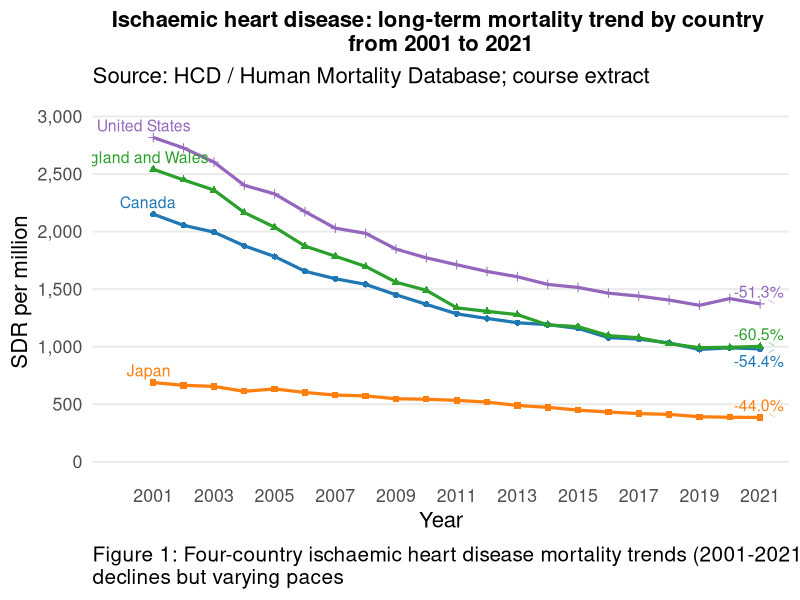
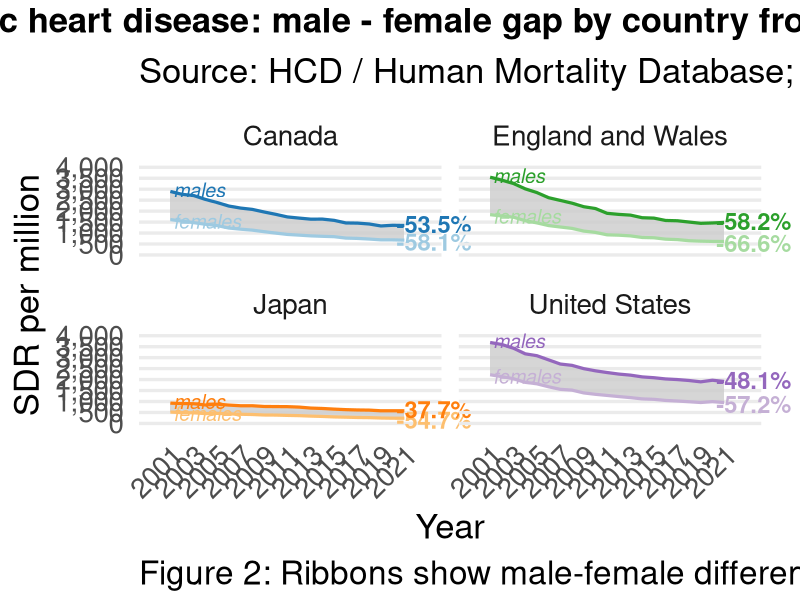
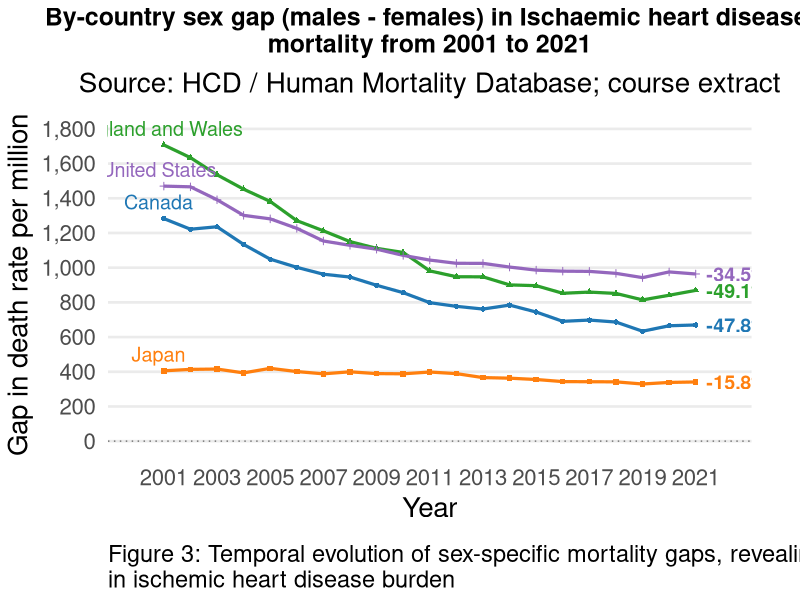
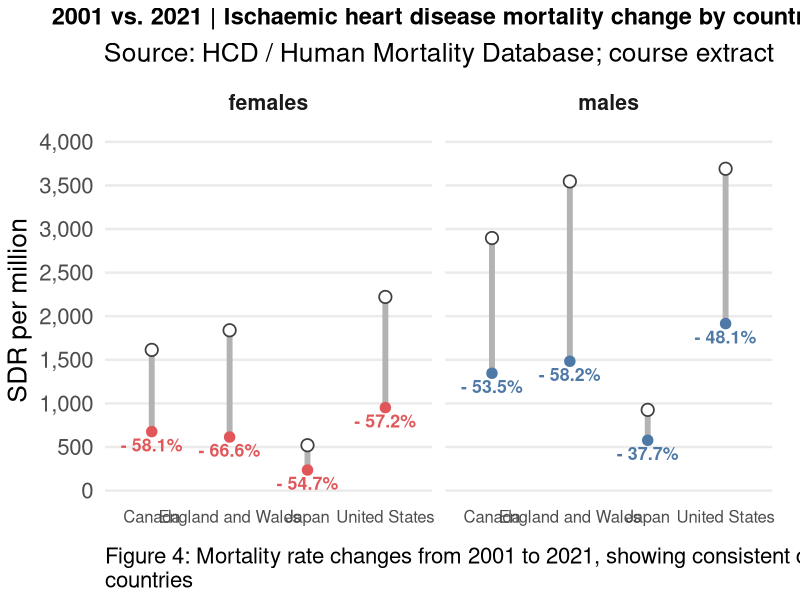
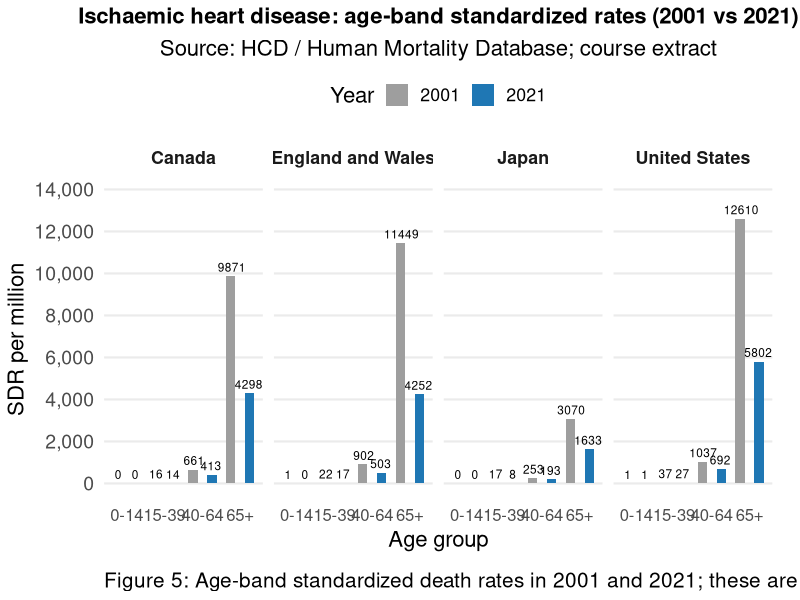
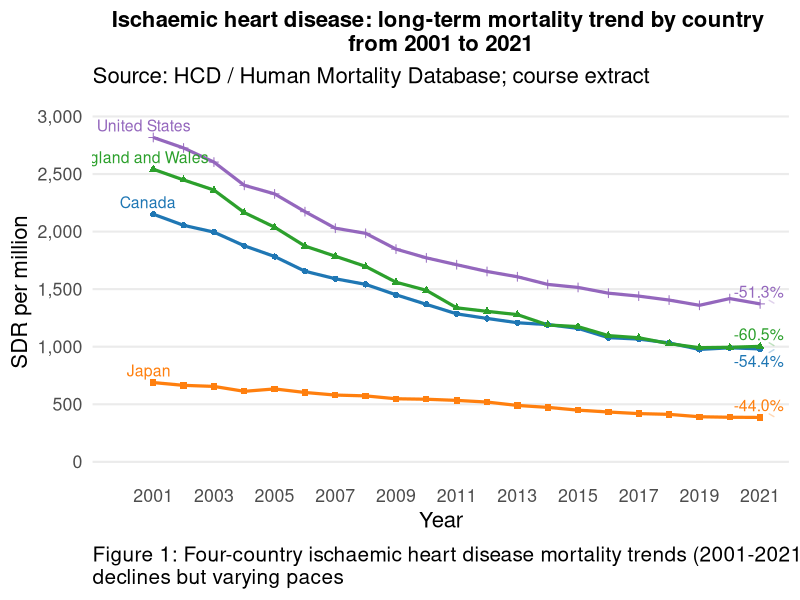
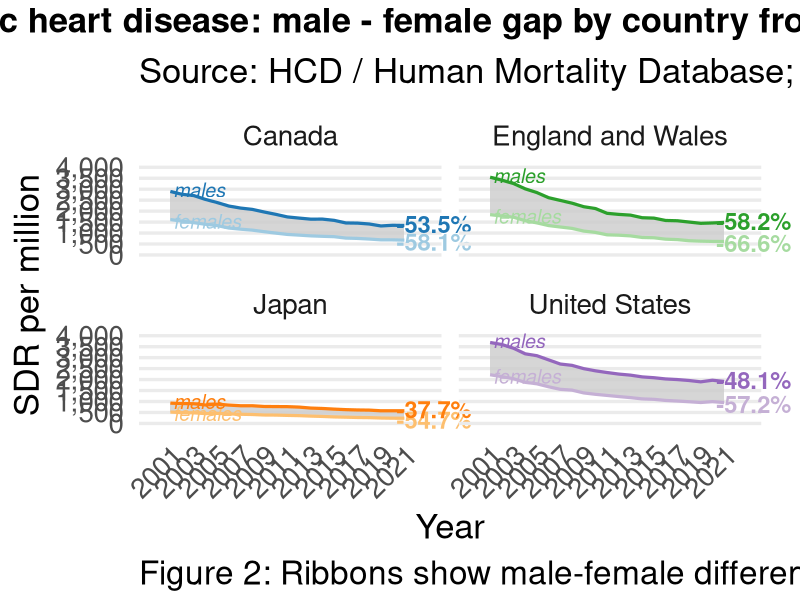
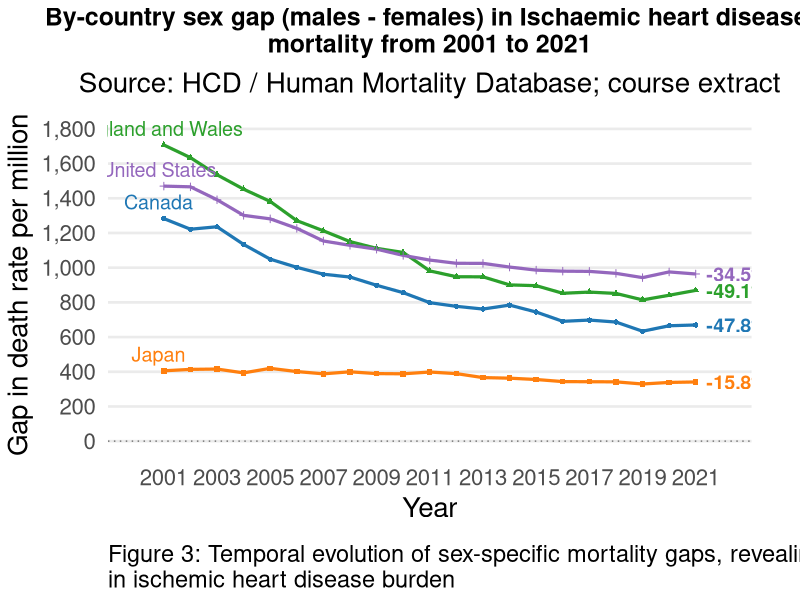

Generate these figures, in order, with R:
## ---- chunk 1
if (dir.exists(".local-r-library")) .libPaths(c(normalizePath(".local-r-library"), .libPaths()))
pkgs <- c("ggplot2", "readr", "dplyr", "tidyr", "stringr", "scales", "ggrepel", "knitr", "rmarkdown")
missing <- setdiff(pkgs, rownames(installed.packages()))
if (length(missing)) stop("Install dependencies with scripts/install_dependencies.R: ", paste(missing, collapse=", "))
suppressPackageStartupMessages(lapply(pkgs, library, character.only=TRUE))
knitr::opts_chunk$set(echo=FALSE, message=FALSE, warning=TRUE, fig.align="center", dpi=160)
set.seed(313)
dat <- readr::read_csv("hcd_sdr_filtered.csv", show_col_types=FALSE)
stopifnot(identical(names(dat), c("country","year","sex","cause","age_group","sdr_per_million")))
norm <- function(x) tolower(stringr::str_trim(x))
dat <- dat %>% mutate(across(c(country, sex, age_group), norm), cause=toupper(stringr::str_trim(cause)))
countries4 <- c("canada", "england and wales", "japan", "united states")
cause_focus <- "I033"
age_total <- "total"
dat <- dat %>% filter(country %in% countries4, cause == cause_focus, between(year, 2001, 2021))
expected <- tidyr::expand_grid(country=countries4, year=2001:2021,
  sex=c("total","males","females"), cause="I033",
  age_group=c("total","0-14","15-39","40-64","65 and above"))
keys <- c("country","year","sex","cause","age_group")
stopifnot(nrow(dat)==1260L, !anyDuplicated(dat[keys]),
  nrow(anti_join(expected, dat, by=keys))==0L,
  all(is.finite(dat$sdr_per_million)), all(dat$sdr_per_million >= 0))
country_lab <- c("canada"="Canada", "england and wales"="England and Wales",
  "japan"="Japan", "united states"="United States")
pal_country <- c("canada"="#1f77b4", "england and wales"="#2ca02c", "japan"="#ff7f0e", "united states"="#9467bd")
theme_clean <- theme_minimal(base_size=16) + theme(panel.grid.major.x=element_blank(),
  panel.grid.minor=element_blank(), plot.title=element_text(face="bold", hjust=.5, size=16), legend.position="none")
dir.create("figures", showWarnings=FALSE)
## ---- chunk 2
fig1_dat <- dat %>%
  filter(country %in% countries4,
         cause   == cause_focus,
         sex     %in% c("total","both","all"),
         age_group %in% age_total,
         year >= 2001, year <= 2021) %>%
  group_by(country, year) %>%
  summarise(rate = first(sdr_per_million), .groups = "drop")


country_lab <- c("canada"="Canada","japan"="Japan",
                 "united states"="United States","england and wales"="England and Wales")

x_breaks <- sort(unique(c(seq(2001, 2021, by = 2), 2021)))
label_df <- fig1_dat %>%
  group_by(country) %>%
  filter(year == min(year)) %>%
  ungroup()

ends <- fig1_dat %>%
  group_by(country) %>%
  summarise(
    rate_start = rate[year == 2001],
    rate_end   = rate[year == 2021],
    pct        = (rate_end - rate_start) / rate_start * 100,
    .groups = "drop"
  ) %>%
  mutate(
    year = 2021,
    rate = rate_end,
    label = paste0(
      ifelse(pct < 0, "-", "+"), sprintf("%.1f%%", abs(pct))
    )
  )


p1.1 <- ggplot(fig1_dat, aes(x = year, y = rate, colour = country)) +
  geom_line(linewidth = 1.1) +
  geom_point(aes(shape = country), size = 1.8) +
  geom_text(
    data = label_df,
    aes(label = country_lab[country]),
    hjust = 0.6,
    vjust = -0.5, 
    size = 4,
    show.legend = FALSE
  ) +
  
  scale_color_manual(values = pal_country,
                     labels = country_lab) +
  scale_x_continuous(
  breaks = x_breaks,
  limits = c(2001-2, 2021 + 0.5),   
  expand = expansion(mult = c(0, 0.02)),  
  guide = guide_axis(check.overlap = TRUE)
  ) +
  scale_y_continuous(labels = scales::comma,
                     limits = c(0, 3000), 
                     breaks = seq(0, 3000, by = 500)) + 
  labs(
    title = "Ischaemic heart disease: long-term mortality trend by country \nfrom 2001 to 2021",
    caption = "Figure 1: Four-country ischaemic heart disease mortality trends (2001-2021), showing \ndeclines but varying paces",
    x = "Year", y = "SDR per million "
  ) +
  geom_text_repel(
    data = ends,
    aes(x = year + 0.5, y = rate, label = label, colour = country),
    size = 4,
    direction = "y",
    hjust = 0,
    segment.alpha = 0.3,
    min.segment.length = 0,
    max.overlaps = Inf,
    show.legend = FALSE
  )+
  theme_clean+
  theme(
    plot.caption = element_text(
      size = 15,           
      hjust = 0,           
      face = "plain",      
      color = "black",     
      margin = margin(t = 10)  
    )
  )



p1.1 <- p1.1 + labs(subtitle="Source: HCD / Human Mortality Database; course extract")
p1.1
ggsave("figures/overall-trend.png", p1.1, width=12, height=7.5, dpi=180, bg="white")
## ---- chunk 3
countries4  <- c("canada","england and wales","japan","united states")
country_lab <- c(
  "canada"             = "Canada",
  "england and wales"  = "England and Wales",
  "japan"              = "Japan",
  "united states"      = "United States"
)
cause_focus <- "I033"

pal_country <- c(
  "canada"             = "#1f77b4",
  "england and wales"  = "#2ca02c",
  "japan"              = "#ff7f0e",
  "united states"      = "#9467bd"
)
pal_country_light <- c(
  "canada"             = "#9ecae1",
  "england and wales"  = "#a6dba0",
  "japan"              = "#fdbf6f",
  "united states"      = "#c5b0d5"
)

year_min  <- 2001
year_max  <- 2021
x_breaks  <- seq(year_min, year_max, by = 2)


fig2_wide <- dat %>%
  filter(country %in% countries4,
         cause   == cause_focus,
         sex     %in% c("males","females"),
         age_group %in% c("total"),
         year >= year_min, year <= year_max) %>%
  group_by(country, year, sex) %>%
  summarise(rate = first(sdr_per_million), .groups = "drop") %>%
  tidyr::pivot_wider(names_from = sex, values_from = rate) %>%
  rename(male = males, female = females) %>%
  arrange(country, year) %>%

  mutate(country_show = country_lab[country])

fig2_long <- fig2_wide %>%
  select(country, country_show, year, male, female) %>%
  pivot_longer(male:female, names_to = "sex", values_to = "rate") %>%
  mutate(
    col     = ifelse(sex == "male", pal_country[country], pal_country_light[country]),
    sex_lab = ifelse(sex == "male", "males", "females")  
  )


rng <- fig2_long %>%
  group_by(country, country_show, sex_lab) %>%
  summarise(
    x0  = min(year),
    y0  = rate[year == x0][1],
    x1  = max(year),
    y1  = rate[year == x1][1],
    col = col[year == x1][1],
    .groups = "drop"
  ) %>%
  mutate(
    pct     = (y1 - y0) / pmax(y0, 1e-8),
    end_txt = paste0(ifelse(pct < 0, "-", "+"), percent(abs(pct), accuracy = 0.1))
  )


front_lab <- rng %>%
  transmute(
    country, country_show, sex_lab, col,
    x = x0 + 0.25,
    y = y0 + ifelse(sex_lab == "males", 70, -70),
    lab = sex_lab
  )


end_lab <- rng %>%
  transmute(
    country, country_show, sex_lab, col,
    x = x1 + 0.6,
    y = y1 + ifelse(sex_lab == "males", 70, -70),
    lab = end_txt
  )

p2 <- ggplot() +
  
  geom_ribbon(data = fig2_wide,
              aes(x = year, ymin = female, ymax = male),
              fill = "grey80", alpha = 0.8) +
  
  geom_line(data = fig2_long,
            aes(x = year, y = rate, colour = col, group = sex),
            linewidth = 1.1, show.legend = FALSE) +
  scale_colour_identity() +
  facet_wrap(~ country_show, ncol = 2) +
  scale_x_continuous(breaks = x_breaks,
                     limits = c(year_min-1.5, year_max + 2)) +
  scale_y_continuous(labels = scales::comma,
                     limits = c(0, 4000),
                     breaks = seq(0, 4000, by = 500)) +
  labs(
    title = "Ischaemic heart disease: male - female gap by country from 2001 to 2021",
    caption = "Figure 2: Ribbons show male-female differences in standardized rates.",
    x = "Year",
    y = "SDR per million"
  ) +
  
  coord_cartesian(clip = "off") +
  theme_minimal(base_size = 25) +
  theme(
    legend.position      = "none",
    panel.grid.minor     = element_blank(),
    panel.grid.major.x   = element_blank(),
    axis.text.x          = element_text(angle = 45, hjust = 1, vjust = 1),
    plot.title           = element_text(face = "bold", hjust = 0.5, size = 25),
    plot.margin          = margin(5.5, 28, 5.5, 10),
    plot.caption = element_text(
      size = 24,           
      hjust = 0,           
      face = "plain",      
      color = "black",     
      margin = margin(t = 10)  
    )
  ) +
  
  geom_text(data = front_lab,
            aes(x = x, y = y, label = lab, colour = col),
            hjust = 0, vjust = 0.5, size = 5, fontface = "italic",
            show.legend = FALSE) +
  
  geom_text(data = end_lab,
            aes(x = x, y = y, label = lab, colour = col),
            hjust = 0.2, vjust = 0.5, size = 6, fontface = "bold",
            show.legend = FALSE)

p2 <- p2 + labs(subtitle="Source: HCD / Human Mortality Database; course extract")
p2
ggsave("figures/sex-trends.png", p2, width=14, height=9, dpi=180, bg="white")
## ---- chunk 4
countries4  <- c("canada", "england and wales", "japan", "united states")
country_lab <- c("canada"="Canada", "england and wales"="England and Wales",
                 "japan"="Japan", "united states"="United States")
pal_country <- c("canada"="#1f77b4", "england and wales"="#2ca02c",
                 "japan"="#ff7f0e", "united states"="#9467bd")
cause_focus <- "I033"
year_min <- 2001; year_max <- 2021
x_breaks <- seq(year_min, year_max, by = 2)  


gap_df <- dat %>%
  filter(country %in% countries4,
         cause   == cause_focus,
         sex     %in% c("males", "females"),
         age_group %in% c("total"),
         year >= year_min, year <= year_max) %>%
  group_by(country, year, sex) %>%
  summarise(rate = first(sdr_per_million), .groups = "drop") %>%
  tidyr::pivot_wider(names_from = sex, values_from = rate) %>%
  rename(male = males, female = females) %>%          
  arrange(country, year) %>%

  mutate(
    diff = male - female,                 
    country_show = country_lab[country]
  )

start_lab <- gap_df %>%
  group_by(country, country_show) %>%
  filter(year == min(year)) %>%
  ungroup() %>%
  mutate(lab = country_show)

chg_lab <- gap_df %>%
  group_by(country, country_show) %>%
  summarise(
    x0  = min(year),
    x1  = max(year),
    y0  = diff[year == x0][1],
    y1  = diff[year == x1][1],
    .groups = "drop"
  ) %>%
  mutate(
    pct = (y1 - y0) / pmax(abs(y0), 1e-8),
    end_txt = paste0(ifelse(pct < 0, "-", "+"),
                     scales::percent(abs(pct), accuracy = 0.1))
  )


p_base <- ggplot(gap_df, aes(x = year, y = diff, colour = country)) +
  geom_hline(yintercept = 0, linetype = "dotted", colour = "grey45") +
  geom_line(linewidth = 1.1) +
  geom_point(aes(shape = country), size = 1.5) +
  geom_text(data = start_lab,
            aes(x = year - 0.2, y = diff, label = lab, colour = country),
            show.legend = FALSE, hjust = 0.5, vjust = -0.6, size = 5) +
  geom_text(data = chg_lab,
            aes(x = x1 + 0.4, y = y1, label = end_txt, colour = country),
            inherit.aes = FALSE, hjust = 0, vjust = 0.5,
            size = 5, fontface = "bold", show.legend = FALSE) +
  scale_colour_manual(values = pal_country, labels = country_lab, name = "country") +
  scale_x_continuous(breaks = x_breaks, limits = c(year_min - 1, year_max + 1)) +  
  scale_y_continuous(labels = scales::comma, limits = c(0, 1800),
                     breaks = seq(0, 1800, by = 200)) +
  labs(
    title    = "By-country sex gap (males - females) in Ischaemic heart disease \nmortality from 2001 to 2021",
    caption = "Figure 3: Temporal evolution of sex-specific mortality gaps, revealing country-specific patterns \nin ischemic heart disease burden",
    x = "Year",
    y = "Gap in death rate per million"
  )


p1.3 <- p_base + 
  theme_minimal(base_size = 20) +
  theme(
    panel.grid.major.x = element_blank(),
    panel.grid.minor   = element_blank(),
    plot.title         = element_text(face = "bold", hjust = 0.5, size = 18),
    plot.subtitle      = element_text(hjust = 0.5),
    legend.position    = "none",
    plot.margin        = margin(5.5, 35, 5.5, 5.5),
    plot.caption = element_text(
      size = 17,           
      hjust = 0,           
      face = "plain",      
      color = "black",     
      margin = margin(t = 15)  
    )
  )

p1.3 <- p1.3 + labs(subtitle="Source: HCD / Human Mortality Database; course extract")
p1.3
ggsave("figures/sex-gap.png", p1.3, width=12, height=7.5, dpi=180, bg="white")
## ---- chunk 5
countries4  <- c("canada", "england and wales", "japan", "united states")
cause_focus <- "i033"
years_keep  <- c(2001, 2021)
sex_keep    <- c("males", "females")

db_dat <- dat %>%
  mutate(
    country   = tolower(country),
    cause     = tolower(cause),
    sex       = tolower(sex),
    age_group = tolower(age_group)
  ) %>%
  filter(country %in% countries4,
         cause   == cause_focus,
         sex     %in% sex_keep,
         age_group == "total",
         year %in% years_keep) %>%
  group_by(country, sex, year) %>%
  summarise(rate = first(sdr_per_million), .groups = "drop") %>%
  tidyr::pivot_wider(names_from = year, values_from = rate, names_prefix = "y") %>%
  mutate(
    
    pct     = (y2021 - y2001) / pmax(y2001, 1e-8),
    end_lab = paste0(ifelse(pct < 0, "- ", "+ "),
                     scales::percent(abs(pct), accuracy = 0.1)),
    country_show = recode(country,
      "united states"      = "United States",
      "england and wales"  = "England and Wales",
      "canada"             = "Canada",
      "japan"              = "Japan"
    ),
    
    country_show = factor(country_show,
      levels = c("Canada", "England and Wales", "Japan", "United States"))
  )


pal_sex <- c(males = "#4E79A7", females = "#E15759")


y_max <- max(c(db_dat$y2001, db_dat$y2021), na.rm = TRUE)
top_pad <- y_max * 0.12

p_dumbbell_vertical <- ggplot(db_dat, aes(x = country_show)) +
  geom_segment(aes(y = y2001, yend = y2021, xend = country_show),
               linewidth = 2, colour = "grey70", lineend = "round") +
  
  geom_point(aes(y = y2001),
             shape = 21, fill = "white", colour = "grey25",
             size = 3.6, stroke = 0.9) +
  
  geom_point(aes(y = y2021, colour = sex), size = 3.2) +
  geom_text_repel(
    aes(y = y2021, label = end_lab, colour = sex),
    size = 4.5, fontface = "bold",
    nudge_y = -y_max * 0.03, direction = "y",
    box.padding = 0.25, point.padding = 0.15,
    min.segment.length = 0, seed = 1, show.legend = FALSE
  ) +
  facet_wrap(~ sex, nrow = 1,
             labeller = as_labeller(c(males = "males", females = "females"))) +
  scale_colour_manual(values = pal_sex, guide = "none") +
  scale_y_continuous(
    labels = scales::comma,
    expand = expansion(mult = c(0.02, 0.02)),
    limits = c(0, y_max + top_pad),
    breaks = seq(0, 4000, by = 500)
  ) +
  labs(
    title = "2001 vs. 2021 | Ischaemic heart disease mortality change by country ",
    x = NULL, y = "SDR per million",
    caption = "Figure 4: Mortality rate changes from 2001 to 2021, showing consistent declines across sexes and \ncountries"
  ) +
  theme_minimal(base_size = 19) +
  theme(
    panel.grid.minor = element_blank(),
    panel.grid.major.x = element_blank(),
    strip.text = element_text(face = "bold"),
    plot.title = element_text(face = "bold", hjust =0.5, size = 17),
    plot.subtitle = element_text(hjust = 0.5),
    axis.text.x = element_text(size = 12),
    axis.text.y = element_text(size = 16),
    plot.margin = margin(5.5, 20, 5.5, 5.5),
    plot.caption = element_text(
      size = 16,           
      hjust = 0,           
      face = "plain",      
      color = "black",     
      margin = margin(t = 15)  
    )
  )

p_dumbbell_vertical <- p_dumbbell_vertical + labs(subtitle="Source: HCD / Human Mortality Database; course extract")
p_dumbbell_vertical
ggsave("figures/endpoint-comparison.png", p_dumbbell_vertical, width=12, height=7.5, dpi=180, bg="white")
## ---- chunk 6
countries4 <- c("canada", "japan", "england and wales", "united states")
cause_focus <- "i033"

country_lab <- c(
  "canada" = "Canada",
  "england and wales" = "England and Wales",
  "japan" = "Japan",
  "united states" = "United States"
)

collapse_age <- function(x){
  x <- tolower(x)
  case_when(
    str_detect(x, "^0") ~ "0-14",
    str_detect(x, "^15") ~ "15-39",
    str_detect(x, "^40") ~ "40-64",
    str_detect(x, "^65") ~ "65+",
    TRUE ~ NA_character_
  )
}

figB <- dat %>%
  mutate(across(c(country, sex, cause, age_group), tolower)) %>%
  filter(country %in% countries4,
         cause == cause_focus,
         sex %in% c("total"),         
         year %in% c(2001, 2021)) %>%
  mutate(age_bin = collapse_age(age_group)) %>%
  filter(!is.na(age_bin)) %>%
  group_by(country, age_bin, year) %>%
  summarise(rate = first(sdr_per_million), .groups = "drop") %>%
  mutate(country = country_lab[country],
         year = factor(year))


pal_year <- c("2001" = "#9e9e9e", "2021" = "#1f77b4")


p3.1<-ggplot(figB, aes(x = age_bin, y = rate, fill = year)) +
  geom_col(position = position_dodge(width = 1.0), width = 0.5) +
  geom_text(
    aes(label = round(rate)),  
    position = position_dodge(width = 0.9),
    vjust = -0.5,  
    size = 3
  ) +
  facet_wrap(~ country, nrow = 1) +
  scale_fill_manual(values = pal_year) +
  scale_y_continuous(labels = scales::comma, limits = c(0, 14000),
                     breaks = seq(0, 14000, by = 2000)) +
  labs(
    title = "Ischaemic heart disease: age-band standardized rates (2001 vs 2021)",
    caption = "Figure 5: Age-band standardized death rates in 2001 and 2021; these are not death-count shares.",
    x = "Age group", y = "SDR per million ", fill = "Year"
  ) +
  theme_minimal(base_size = 16) +
  theme(
    legend.position = "top",
    panel.grid.minor = element_blank(),
    panel.grid.major.x = element_blank(),
    strip.text = element_text(face = "bold"),
    plot.title = element_text(face = "bold", hjust =0.5, size =16),
    plot.subtitle = element_text(hjust = 0.5),
    axis.text.x = element_text(size = 12),
    axis.text.y = element_text(size = 14),
    plot.margin = margin(5.5, 20, 5.5, 5.5),
    plot.caption = element_text(
      size = 15,           
      hjust = 0,           
      color = "black",     
      margin = margin(t = 15)  
    )
  )


p3.1 <- p3.1 + labs(subtitle="Source: HCD / Human Mortality Database; course extract")
p3.1
ggsave("figures/age-band-rates.png", p3.1, width=14, height=8, dpi=180, bg="white")
## ---- chunk 7
sessionInfo()
